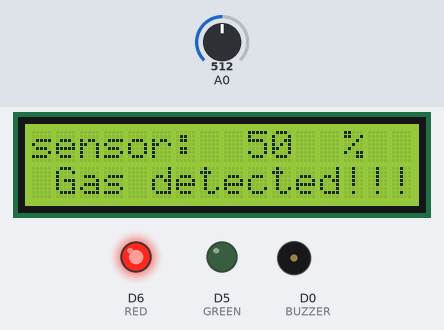
This sketch was run on a simulated ESP8266 (NodeMCU). Parts: 16×2 character LCD, output pins drawn as LEDs (lit = HIGH), buzzer (waves = sounding, pin HIGH). The inputs (shaded band) are chosen by the test bench; at power-on: A0 = 512. What the sketch prints to the serial monitor is not drawn.

Above: at 6.2 s.
6.3 s: A0 set to 320
At 7.7 s:
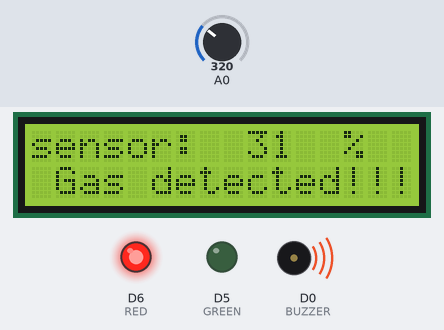
9.7 s: A0 set to 296
At 11.2 s:
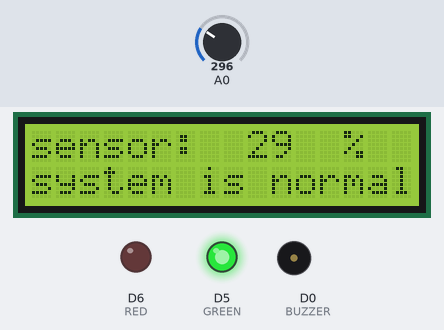
11.7 s: A0 set to 306
At 12.8 s:
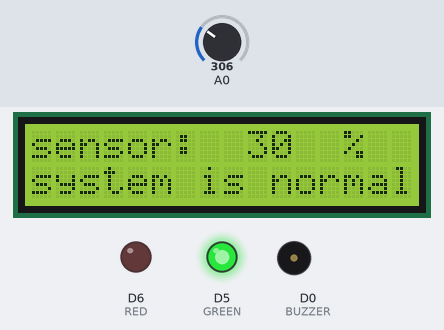
13.8 s: A0 set to 511
At 15.2 s:
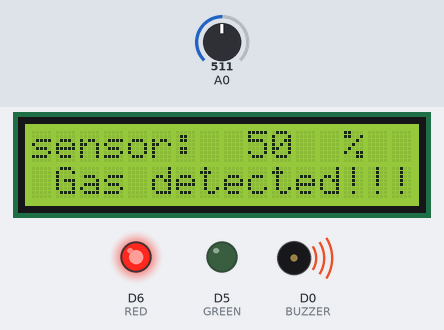
Timing chart, 0 to 18.9 s (numbered marks = the images above; inputs shaded):
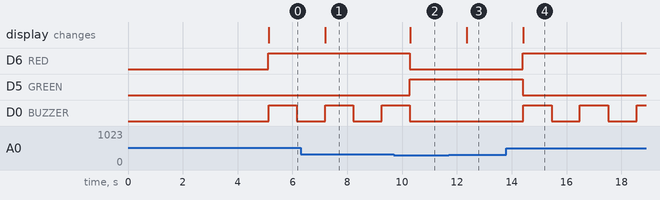

Measured:
- the behaviour switches between 313 and 312 on A0 (found by bisection; images 1 and 2)
- after the input at 6.3 s, the display: changes after 0.89 s (image 1)
- after the input at 9.7 s, D6 (RED): HIGH → LOW after 0.58 s; D5 (GREEN): LOW → HIGH after 0.58 s; D0 (BUZZER): goes on until 10.3 s, then stays LOW; the display: changes after 0.59 s (image 2)
- after the input at 11.7 s, the display: changes after 0.66 s (image 3)
- after the input at 13.8 s, D6 (RED): LOW → HIGH after 0.61 s; D5 (GREEN): HIGH → LOW after 0.61 s; D0 (BUZZER): alternates HIGH for 1.0 s and LOW for 1.0 s, starting after 0.63 s; the display: changes after 0.63 s (image 4)

The sketch:

handbot.ino
```cpp
#include <Wire.h>
#include <LiquidCrystal_I2C.h>

#define BUZZER D0
#define RED D6
#define GREEN D5

// LCD Setup (16x2)
LiquidCrystal_I2C lcd(0x27, 16, 2);

bool gasDetected = false;
unsigned long previousMillis = 0;
const unsigned long interval = 500; // 500ms interval for buzzer

void setup()
{
    Serial.begin(115200);

    // Initialize LCD
    lcd.init();
    lcd.backlight();
    lcd.setCursor(0, 0);
    lcd.print("System Initializing");
    lcd.setCursor(0, 1);
    lcd.print("    HAND BOT");
    delay(5000);
    lcd.clear();

    pinMode(A0, INPUT);
    pinMode(GREEN, OUTPUT);
    pinMode(RED, OUTPUT);
    pinMode(BUZZER, OUTPUT);

    Serial.println("System initialized");
}

void loop()
{
    int gas = analogRead(A0);
    int percentage = map(gas, 0, 1024, 0, 100);
    Serial.println(gas);
    Serial.println(percentage);

    lcd.setCursor(0, 0);
    lcd.print("sensor: ");
    lcd.setCursor(9, 0);
    lcd.print("    "); // Clear old data
    lcd.setCursor(9, 0);
    lcd.print(percentage);
    lcd.setCursor(13, 0);
    lcd.print("%");

    // Gas detection and buzzer logic
    if (percentage > 30)
    {
        gasDetected = true;
        digitalWrite(RED, HIGH);
        digitalWrite(GREEN, LOW);
        lcd.setCursor(0, 1);
        lcd.print(" Gas detected!!!");

        // Buzzer ON-OFF at 500ms intervals
        unsigned long currentMillis = millis();
        if (currentMillis - previousMillis >= interval)
        {
            previousMillis = currentMillis;
            digitalWrite(BUZZER, !digitalRead(BUZZER)); // Toggle Buzzer state
        }
    }
    else
    {
        gasDetected = false;
        digitalWrite(GREEN, HIGH);
        digitalWrite(RED, LOW);
        digitalWrite(BUZZER, LOW); // Ensure buzzer is off
        lcd.setCursor(0, 1);
        lcd.print("system is normal ");
    }

    delay(1000);
}
```
